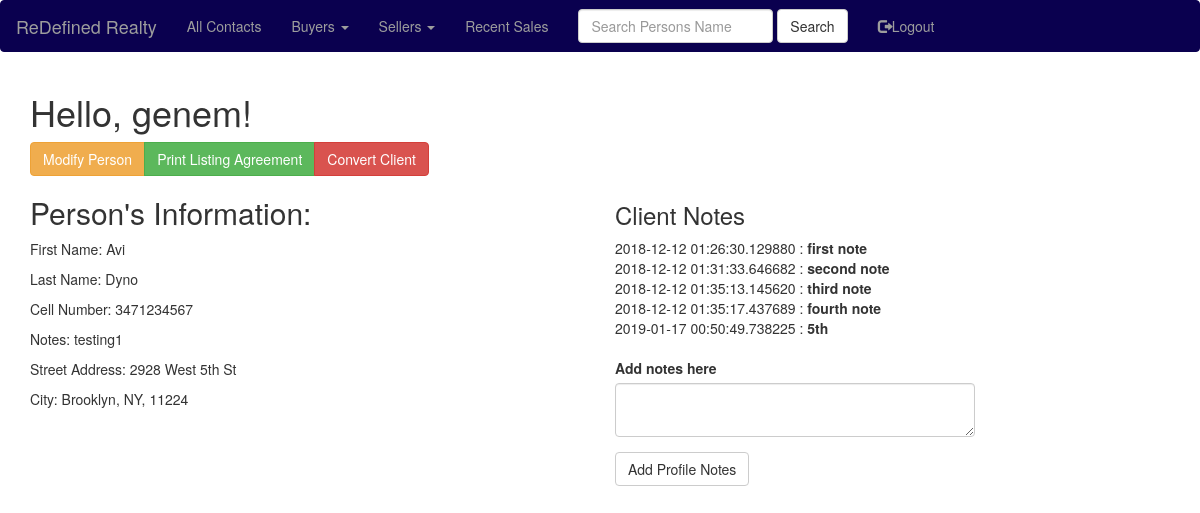
The page /view_people/2 (signed in) on the database its author committed.
### app/models.py (models this page shows, shortened)
class User(UserMixin, db.Model):
    id = db.Column(db.Integer, primary_key=True)
    username = db.Column(db.String(64), index=True, unique=True)
    email = db.Column(db.String(120), index=True, unique=True)
    password_hash = db.Column(db.String(128))
    People=db.relationship('People', backref='people', lazy='dynamic')
    ProfileNotes=db.relationship('ProfileNotes', backref='profilenotes', lazy='dynamic')

class People(db.Model):
    id = db.Column(db.Integer, primary_key=True)
    first_name=db.Column(db.String(20))
    last_name=db.Column(db.String(20))
    phone_cell=db.Column(db.Integer)
    ptype=db.Column(db.String(6))
    pstatus=db.Column(db.String(7))
    notes=db.Column(db.String(140))
    house_number=db.Column(db.String(140))
    street_name=db.Column(db.String(140))
    city_name=db.Column(db.String(140))
    state_name=db.Column(db.String(140))
    zip_code=db.Column(db.String(140))
    price=db.Column(db.Integer)
    user_account_pk=db.Column(db.Integer, db.ForeignKey('user.id'))
    ProfileNotes=db.relationship('ProfileNotes', backref='peopleprofilenotes', lazy='dynamic')

class ProfileNotes(db.Model):
    id = db.Column(db.Integer, primary_key=True)
    pnotes=db.Column(db.String(280))
    timestamp = db.Column(db.DateTime, index=True, default=datetime.utcnow)
    people_account_pk=db.Column(db.Integer, db.ForeignKey('people.id'))
    user_account_pk=db.Column(db.Integer, db.ForeignKey('user.id'))

### app/routes.py (the view, shortened to what this page needs)
@app.route('/view_people/<people_id>', methods=['GET', 'POST'])
@login_required
def view_people(people_id):
    currentuser = User.query.filter_by(username=current_user.username).first()
    account_pk = currentuser.id
    select_people = People.query.filter_by(user_account_pk=account_pk, id=people_id).first()
    user_account_pk = account_pk
    pnotes=view_profile_notes(current_user=current_user, people_account_pk=people_id)
    form = ModifyPeopleForm(modified_first_name=select_people.first_name, modified_last_name=select_people.last_name,
                modified_phone_cell=select_people.phone_cell, modified_notes=select_people.notes,
                modified_ptype=select_people.ptype, modified_pstatus=select_people.pstatus,
                modified_house_number=select_people.house_number, modified_street_name=select_people.street_name,
                modified_city_name=select_people.city_name, modified_zip_code=select_people.zip_code, modified_price=select_people.price)
    notes_form = AddProfileNotesForm()
    return render_template('view_people.html', title = 'View Person', select_people=select_people, form=form, notes_form=notes_form, viewpnotes=pnotes)

### app/forms.py
class ModifyPeopleForm(FlaskForm):
    modified_first_name = StringField('First Name', validators=[DataRequired()])
    modified_last_name = StringField('Last Name', validators=[DataRequired()])
    modified_phone_cell = IntegerField('Cell Number', validators=[DataRequired()])
    modified_ptype = SelectField('Client Type',  choices=[('buyer', 'Buyer'),
        ('seller', 'Seller')], validators=[DataRequired()])
    modified_pstatus = SelectField('Client Status', choices=[('prospect', 'Prospect'),
        ('client', 'Client')], validators=[DataRequired()])
    modified_house_number = StringField('House Number')
    modified_street_name = StringField('Street Name')
    modified_city_name = StringField('City Name')
    modified_state_name = StringField('State Name')
    modified_zip_code = StringField('Zip Code')
    modified_notes = StringField('Notes')
    modified_price = IntegerField('Price')
    submit = SubmitField('Update Person\'s Information')

class AddProfileNotesForm(FlaskForm):
    pnotes = TextAreaField('Add notes here')
    submit = SubmitField('Add Profile Notes')

### app/models.py (called while the page is built)
@login.user_loader
def load_user(id):
    return User.query.get(int(id))

### app/queryfunc.py (called while the page is built)
def view_profile_notes(current_user, people_account_pk):
    currentuser = User.query.filter_by(username=current_user.username).first()
    account_pk = currentuser.id
    pnotes = ProfileNotes.query.filter_by(user_account_pk=account_pk, people_account_pk=people_account_pk).all()
    return pnotes

### app/templates/view_people.html (shortened to what this page needs)
{% extends "base.html" %}
{% import 'bootstrap/wtf.html' as wtf %}
{% block app_content %}
    <h1>Hello, {{ current_user.username }}!</h1>
    <div class="wrapper">
        <div class="row">
            <div class="col-sm-6">
                <div class="sampleFields">
                    <div class="fieldControl">
                        <div class="btn-group">
                            <button id="listButton" type="button" class="btn btn-warning">Modify Person</button>
                            <a href="{{ url_for('hello_pdf', fname=select_people.first_name, lname=select_people.last_name, ) }}" class="btn btn-success">Print Listing Agreement</a>
                            <a href="{{ url_for('convert_client', people_id = select_people.id, ) }}" class="btn btn-danger">Convert Client</a>
                        </div>
                    </div>
                    <h2>Person's Information:</h2>
                    <div><p>First Name: {{ select_people.first_name }}</p></div>
                    <div><p>Last Name: {{ select_people.last_name }}</p></div>
                    <div><p>Cell Number: {{ select_people.phone_cell }}</p></div>
                    <div><p>Notes: {{ select_people.notes }}</p></div>
                    {% if select_people.house_number %}
                    <div><p>Street Address: {{ select_people.house_number }} {{ select_people.street_name }}</p></div>
                    <div><p>City: {{ select_people.city_name }}, {{ select_people.state_name }}, {{ select_people.zip_code }}</p></div>
                    {% endif %}
                </div>
            </div>
            <div class="col-sm-6">
                <h3>Client Notes</h3>
                {% if viewpnotes %}
                    {% for all_notes in viewpnotes %}
                        <TR>
                            <div>
                                <TD class="active">{{ all_notes.timestamp }}</TD>
                                <TD class=>   :  </TD>
                                <TD class="active"><b>{{ all_notes.pnotes }}</b></TD>
                            </div>
                        </TR>
                    {% endfor %}
                {% endif %}
                <div class="row">
                    <div class="col-md-8">
                        {{ wtf.quick_form(notes_form) }}
                    </div>
                </div>
            </div>
        </div>
    </div>
{% endblock %}

### rows shown on the page
User: username "genem"
People: first_name "Avi", last_name "Dyno", phone_cell "3471234567", notes "testing1", house_number "2928", street_name "West 5th St", city_name "Brooklyn", state_name "NY", zip_code "11224"
ProfileNotes: timestamp "2018-12-12 01:26:30.129880", pnotes "first note"
ProfileNotes: timestamp "2018-12-12 01:31:33.646682", pnotes "second note"
ProfileNotes: timestamp "2018-12-12 01:35:13.145620", pnotes "third note"
ProfileNotes: timestamp "2018-12-12 01:35:17.437689", pnotes "fourth note"
ProfileNotes: timestamp "2019-01-17 00:50:49.738225", pnotes "5th"
